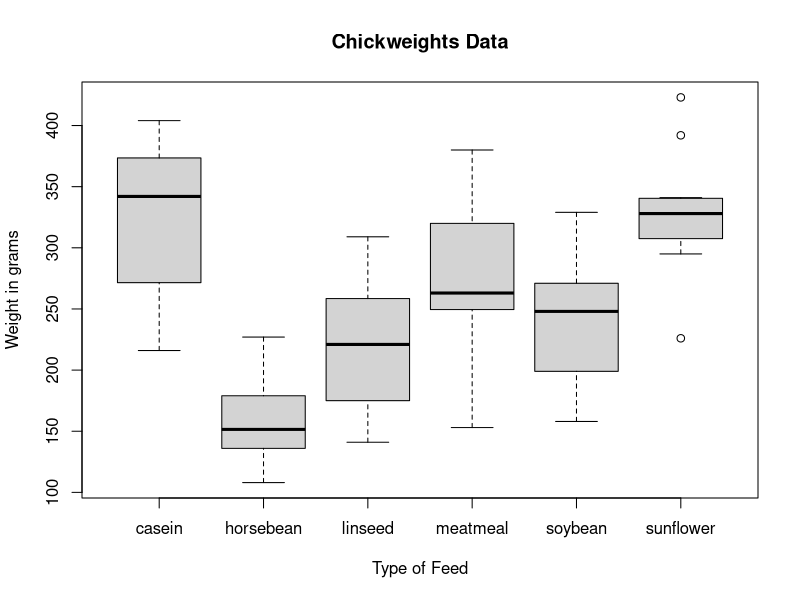
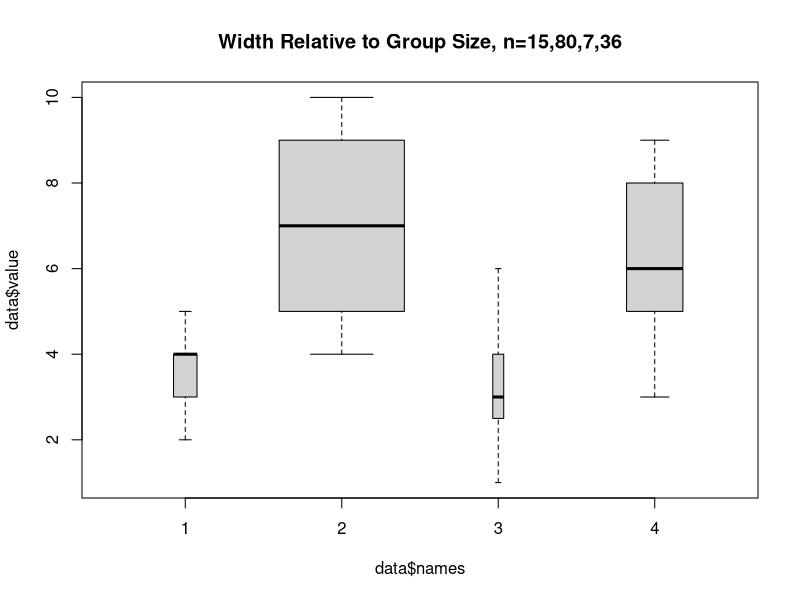

R code for these plots, in order:
## ---- chunk 1
# Checking for the homogeneity of variance between categorical groups

require(stats)
require(graphics)
boxplot(weight~feed, data = chickwts, col = "lightgrey",
        main = "Chickweights Data",
        ylab = "Weight in grams",
        xlab = "Type of Feed")
## ---- chunk 2
require(stats)
require(graphics)

names <- c(rep("1", 15), rep("2",80), rep("3", 7), rep("4", 36))
value <- c(sample(2:5, 15, replace=T), sample(4:10,80, replace=T), sample(1:7,7,replace=T), sample(3:9,36,replace=T))
data <- data.frame(names, value)
proportion <- table(data$names)/nrow(data)
boxplot(data$value ~ data$names, width=proportion,
        main="Width Relative to Group Size, n=15,80,7,36")

results <- aov(weight~feed, data=chickwts)
summary(results)

TukeyHSD(results, conf.level = 0.95)

